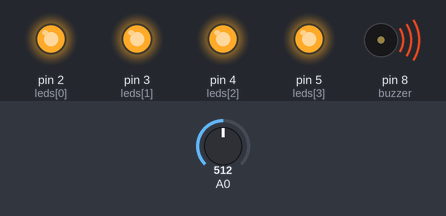
A sketch run on a simulated Arduino Uno, built with avr-gcc and run on an emulated ATmega328P. Parts: output pins drawn as LEDs (lit = HIGH), buzzer (waves = sounding). The test bench sets the inputs (shaded band); at power-on: A0 = 512.

Above: at 1.2 s.
1.3 s: A0 set to 173
2.8 s: A0 set to 150
At 3.4 s:
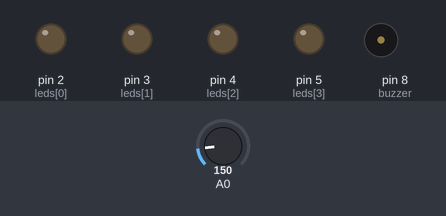
4.3 s: A0 set to 306
At 5.5 s:
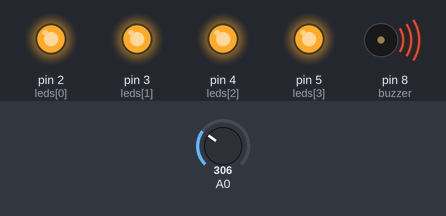
5.8 s: A0 set to 122
At 6.9 s:
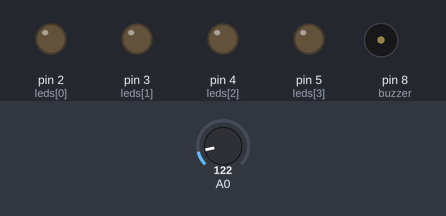
Timing chart, 0 to 8.3 s (numbered marks = the images above; inputs shaded):
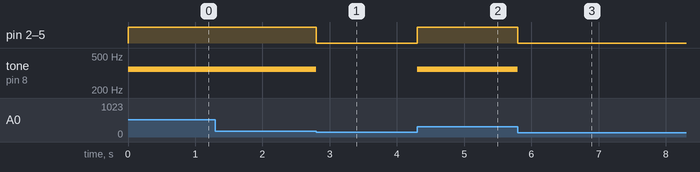

Measured:
- the behaviour switches between 164 and 163 on A0 (found by bisection; images 0 and 1)
- after the input at 1.3 s, every drawn part: stays the same
- after the input at 2.8 s, pin 2 (leds[0]), pin 3 (leds[1]), pin 4 (leds[2]), pin 5 (leds[3]): HIGH → LOW at once; tone on pin 8 (buzzer): 350 Hz → silent at once
- after the input at 4.3 s, pin 2 (leds[0]), pin 3 (leds[1]), pin 4 (leds[2]), pin 5 (leds[3]): LOW → HIGH at once; tone on pin 8 (buzzer): silent → 350 Hz at once
- after the input at 5.8 s, pin 2 (leds[0]), pin 3 (leds[1]), pin 4 (leds[2]), pin 5 (leds[3]): HIGH → LOW at once; tone on pin 8 (buzzer): 350 Hz → silent at once

The sketch:

codigo.ino
```cpp
int leds[4] = {2, 3, 4, 5};
int buzzer = 8;

void setup()
{
  pinMode(2, OUTPUT);
  pinMode(3, OUTPUT);
  pinMode(4, OUTPUT);
  pinMode(5, OUTPUT);
  pinMode(8, OUTPUT);

  Serial.begin(9600);
}

void loop()
{
  float temperatura = (-40 + 0.488155 * (analogRead(A0) - 20));
  alarme(temperatura > 30);
}

void alarme(bool ativar){
  for(int i = 0; i < 4; i++){
    digitalWrite(leds[i], ativar);
  }
  if(ativar){
    tone(buzzer, 350, 1250);
  }
  else{
    noTone(buzzer);
  }
}
```
